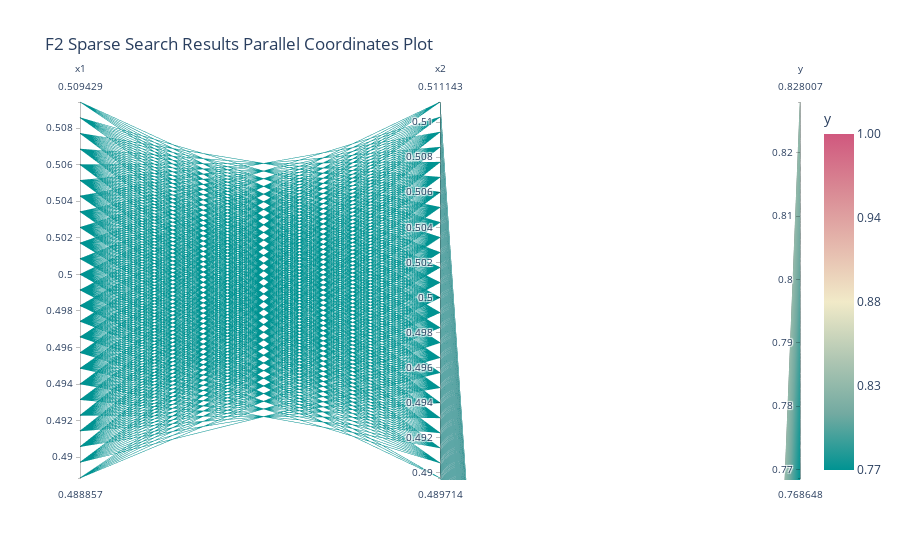

Notebook cell for this chart:
### Code cell
def generate_sparse_grid(domain_bounds, points_per_dim):
    """Generate a sparse grid for high-dimensional spaces."""
    num_dims = len(domain_bounds)
    total_points = points_per_dim ** (1 / num_dims)
    axis_values = [np.linspace(start, end, int(np.ceil(total_points))) for start, end in domain_bounds]
    grid = np.meshgrid(*axis_values, indexing='ij')
    sparse_grid = np.vstack([x.ravel() for x in grid]).T
    return sparse_grid

# Example usage
#domain_bounds = [(0, 1), (0, 1), (0, 1)]  # 3D problem
#sparse_grid = generate_sparse_grid(domain_bounds, 1000)
#print("Sparse grid points:", sparse_grid.shape[0])


domain_bounds= [(0.47, 0.53), (0.47, 0.53)]
num_points_per_dimension = 5000  # Number of points along each dimension
X_sparse_grid_hv = generate_sparse_grid(domain_bounds, num_points_per_dimension)


# Select updated kappa & xi based on the nth week
# Example for a specific week (e.g., week 1)
week_index = 8  # For week 9, as indexing starts from 0
xi_value = xi_array[week_index]
kappa_value = kappa_array[week_index]


# EI, PI, UCB next point calcuation
next_point_ei, next_point_pi, next_point_ucb = propose_next_point(xi_value,kappa_value,X_sparse_grid_hv,best_gp,'sklearn')

#mse, r2 = evaluate_model_performance(best_gp, X_new_points, Y_new_points,'sklearn')
#print(f"MSE: {mse}")
#print(f"R-squared: {r2}")

#print_timestamp()


y_highvalue_pred = predict_in_batches(best_gp, X_sparse_grid_hv)


# After evaluation, you can create a DataFrame for analysis
df_evaluation = pd.DataFrame(X_sparse_grid_hv, columns=[f'x{i+1}' for i in range(len(domain_bounds))])
df_evaluation['y'] = y_highvalue_pred

# Sort the DataFrame by 'y' in descending order to get the smallest values at the top
sorted_df_hv = df_evaluation.sort_values(by='y', ascending=False)

# Take the top n entries after sorting
n_samples = 500  # Adjust n to your preferred sample size
sampled_df_hv = sorted_df_hv.head(n_samples)
print(sampled_df_hv.head(20))

plot_parallel_coordinates(sampled_df_hv, 'y', "F2 Sparse Search Results Parallel Coordinates Plot")
print_timestamp()

### Figure 1 — Plotly figure (JSON) as saved in the notebook; plotly's stock layout.template omitted (floating-point values rounded to 4 significant figures; data arrays with more than 128 entries replaced by an {"elided": "..."} marker saying what was removed)
{"data": [{"dimensions": [{"label": "x1", "values": {"elided": "1000 float values"}}, {"label": "x2", "values": {"elided": "1000 float values"}}, {"label": "y", "values": {"elided": "1000 float values"}}], "domain": {"x": [0, 1], "y": [0, 1]}, "line": {"color": {"elided": "1000 float values"}, "coloraxis": "coloraxis"}, "name": "", "type": "parcoords"}], "layout": {"coloraxis": {"cmax": 1, "cmin": 0.7686, "colorbar": {"ticktext": ["0.77", "0.83", "0.88", "0.94", "1.00"], "tickvals": [0.7686, 0.8265, 0.8843, 0.9422, 1], "title": {"text": "y"}}, "colorscale": [[0, "rgb(0, 147, 146)"], [0.1667, "rgb(114, 170, 161)"], [0.3333, "rgb(177, 199, 179)"], [0.5, "rgb(241, 234, 200)"], [0.6667, "rgb(229, 185, 173)"], [0.8333, "rgb(217, 137, 148)"], [1, "rgb(208, 88, 126)"]]}, "legend": {"tracegroupgap": 0}, "margin": {"t": 100}, "title": {"text": "F2 Sparse Search Results Parallel Coordinates Plot"}}}
